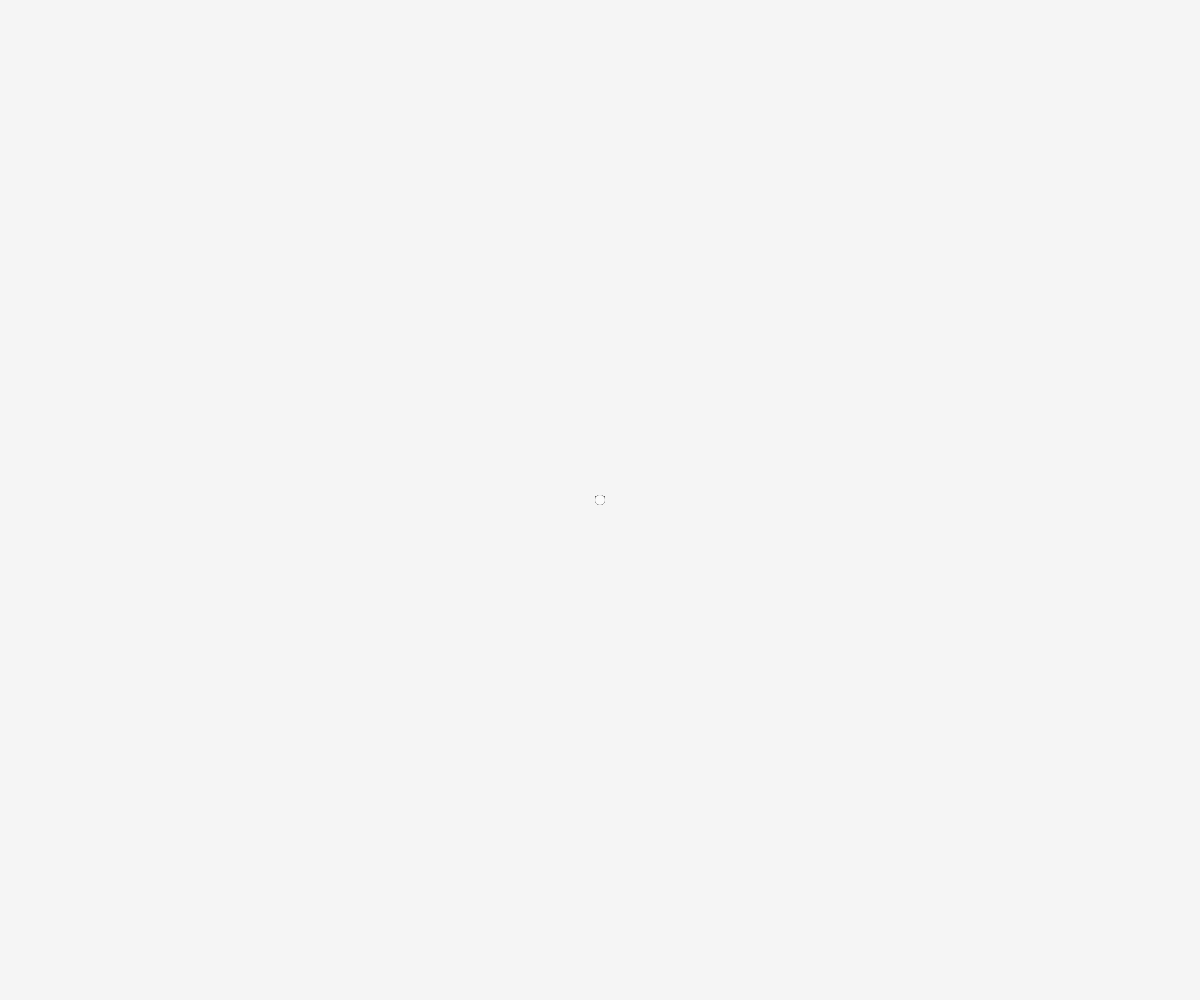
Frame 1 (no input)
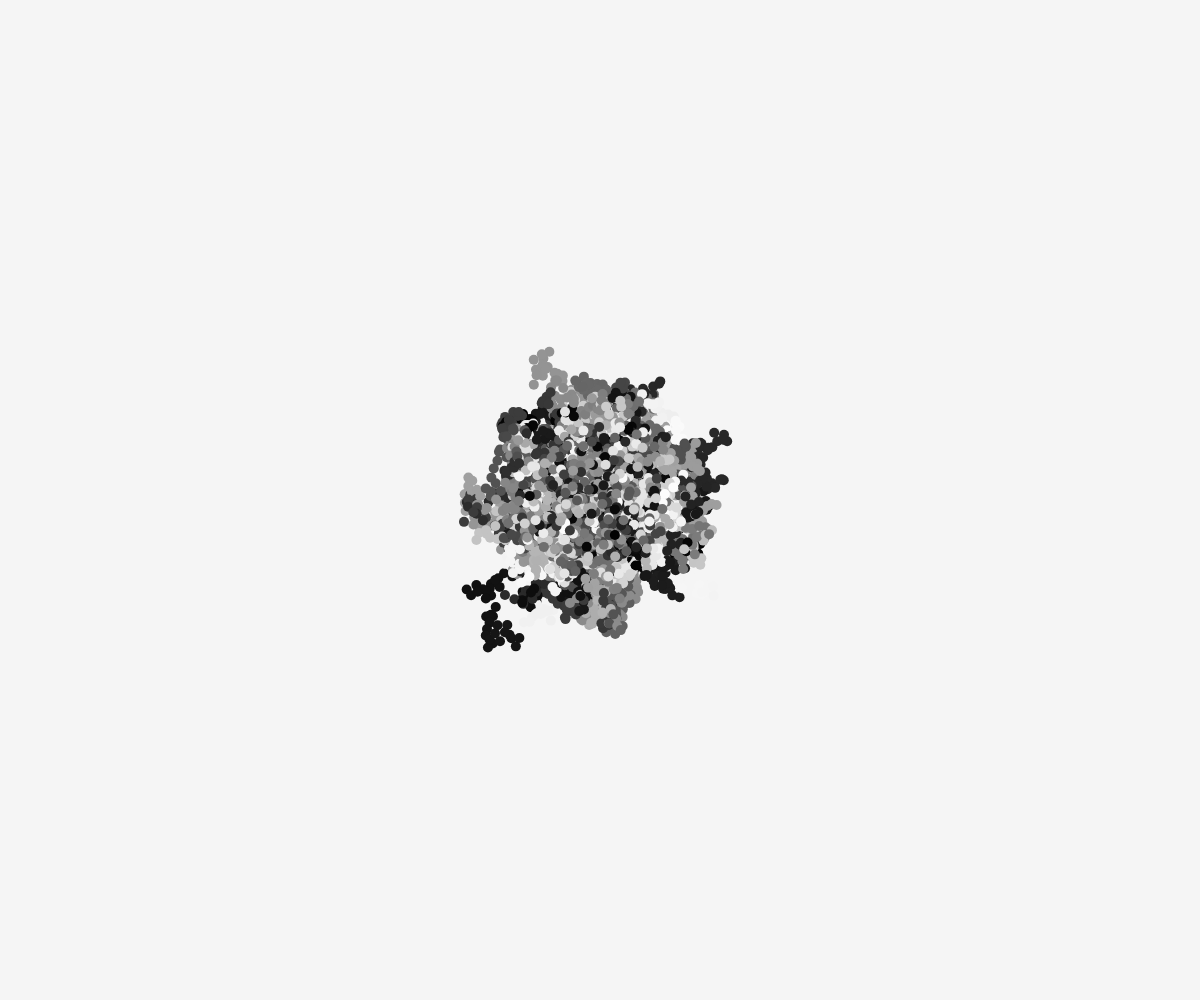
Frame 60 (no input)
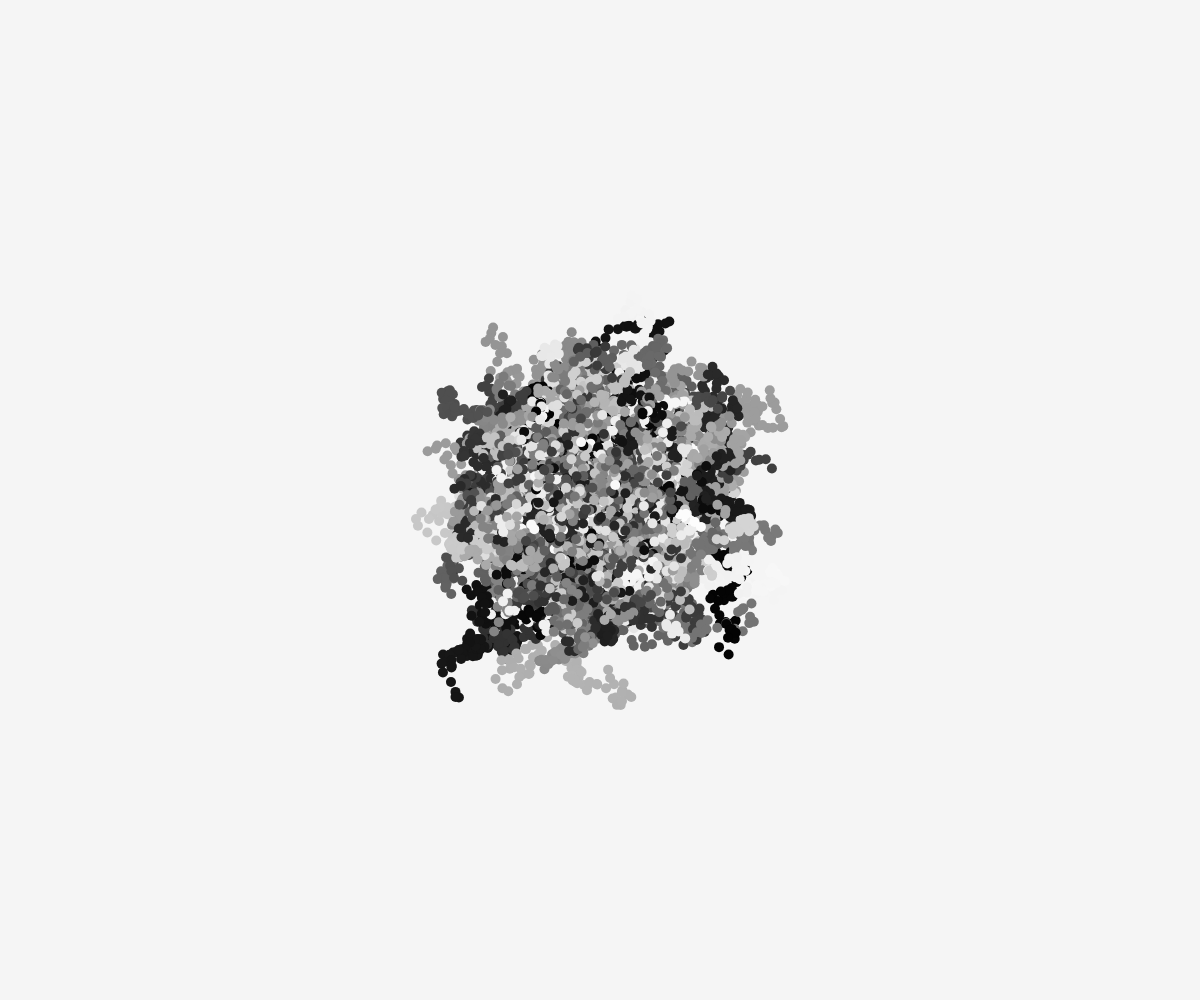
Frame 120 (the mouse pressed at the canvas centre since frame 60)

The p5.js sketch that drew these frames (run headless with seeded random() and noise() and a simulated clock; from frame 60 on, the mouse is pressed at the canvas centre):

// p5.js sketch
// ── sketch.js
let breezes, numberOfBreezes, backgroundColor;

function setup() {
  initGlobals();
  createCanvas(windowWidth, windowHeight);
  background(backgroundColor);
  initBreezes();
}

function draw() {
  for (let i = 0; i < breezes.length; i++) {
    let b = breezes[i];
    b.show();
    b.changeColor();
    b.move();
  }
}

class Breeze {
  constructor(x, y) {
    this.x = x;
    this.y = y;
    this.r = 10;
    this.breezeColor = floor(random(255));
    this.mov = 10;
  }

  show() {
    noStroke();
    fill(this.breezeColor);
    ellipse(this.x, this.y, this.r);
  }

  move() {
    this.x += random(-this.mov, this.mov);
    this.y += random(-this.mov, this.mov);

    if (this.x < 0 || this.x > width || this.y < 0 || this.y > height) {
      this.x = width / 2;
      this.y = height = 2;
    }
  }

  changeColor() {
    this.breezeColor += random(-1, 1);
    if (this.breezeColor > 255 || this.breezeColor < 0) {
      this.breezeColor = 127;
    }
  }
}

const initGlobals = () => {
  breezes = [];
  numberOfBreezes = 500;
  backgroundColor = 245;
};

const initBreezes = () => {
  for (let i = 0; i < numberOfBreezes; i++) {
    let breeze = new Breeze(width / 2, height / 2);
    breezes.push(breeze);
  }
};
